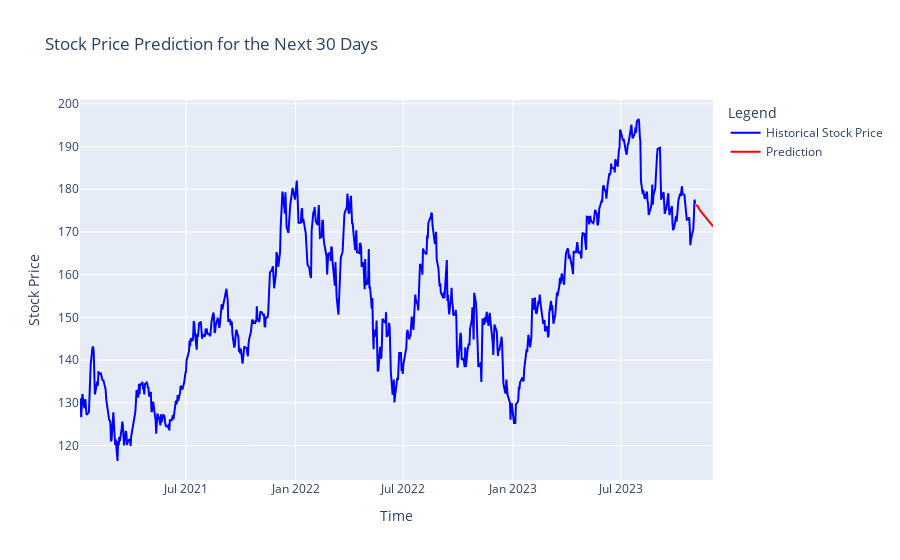

The cell this chart's notebook holds for it:
### Code cell
import pandas as pd
import plotly.graph_objects as go
from statsmodels.tsa.arima.model import ARIMA
from tqdm import tqdm

# ... (previous part of the code remains the same)

# Train the ARIMA model on the entire dataset
history = [x for x in stocks_data['Close']]
model = ARIMA(history, order=(5, 0, 5))
model_fit = model.fit()

# Predict the next 30 days
future_forecast = model_fit.forecast(steps=30)

# Create dates for the next 10 days
last_date = stocks_data.index[-1]
future_dates = pd.date_range(start=last_date, periods=31, freq='D')[1:]

# Print the prediction results along with dates
print("Stock price prediction for the next 30 days:")
for date, value in zip(future_dates, future_forecast):
    print(f"{date.strftime('%Y-%m-%d')}: {value}")

# Visualization
fig = go.Figure()

# Historical data
fig.add_trace(go.Scatter(x=stocks_data.index, y=stocks_data['Close'], mode='lines', name='Historical Stock Price', line=dict(color='blue')))

# Prediction
fig.add_trace(go.Scatter(x=future_dates, y=future_forecast, mode='lines', name='Prediction', line=dict(color='red')))

fig.update_layout(title='Stock Price Prediction for the Next 30 Days', xaxis_title='Time', yaxis_title='Stock Price', legend_title='Legend')
fig.show()

### Figure 1 — Plotly figure (JSON) as saved in the notebook; plotly's stock layout.template omitted (floating-point values rounded to 4 significant figures; data arrays with more than 128 entries replaced by an {"elided": "..."} marker saying what was removed)
{"data": [{"line": {"color": "blue"}, "mode": "lines", "name": "Historical Stock Price", "type": "scatter", "x": {"elided": "715 str values"}, "y": {"elided": "715 float values"}}, {"line": {"color": "red"}, "mode": "lines", "name": "Prediction", "type": "scatter", "x": ["2023-11-04T00:00:00", "2023-11-05T00:00:00", "2023-11-06T00:00:00", "2023-11-07T00:00:00", "2023-11-08T00:00:00", "2023-11-09T00:00:00", "2023-11-10T00:00:00", "2023-11-11T00:00:00", "2023-11-12T00:00:00", "2023-11-13T00:00:00", "2023-11-14T00:00:00", "2023-11-15T00:00:00", "2023-11-16T00:00:00", "2023-11-17T00:00:00", "2023-11-18T00:00:00", "2023-11-19T00:00:00", "2023-11-20T00:00:00", "2023-11-21T00:00:00", "2023-11-22T00:00:00", "2023-11-23T00:00:00", "2023-11-24T00:00:00", "2023-11-25T00:00:00", "2023-11-26T00:00:00", "2023-11-27T00:00:00", "2023-11-28T00:00:00", "2023-11-29T00:00:00", "2023-11-30T00:00:00", "2023-12-01T00:00:00", "2023-12-02T00:00:00", "2023-12-03T00:00:00"], "y": [176.2, 176.3, 176.2, 176.1, 175.9, 175.6, 175.4, 175.1, 174.9, 174.8, 174.6, 174.4, 174.2, 174.0, 173.9, 173.7, 173.5, 173.3, 173.1, 173.0, 172.8, 172.6, 172.5, 172.3, 172.1, 172.0, 171.8, 171.6, 171.5, 171.3]}], "layout": {"legend": {"title": {"text": "Legend"}}, "title": {"text": "Stock Price Prediction for the Next 30 Days"}, "xaxis": {"title": {"text": "Time"}}, "yaxis": {"title": {"text": "Stock Price"}}}}
